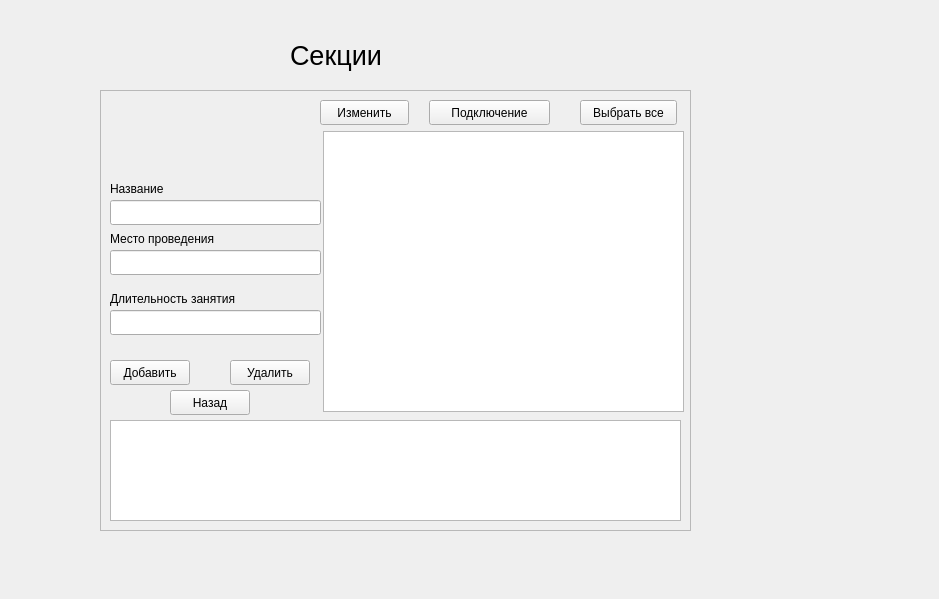
<?xml version="1.0" encoding="UTF-8"?>
<ui version="4.0">
 <class>sectiona</class>
 <widget class="QWidget" name="sectiona">
  <property name="geometry">
   <rect>
    <x>0</x>
    <y>0</y>
    <width>939</width>
    <height>599</height>
   </rect>
  </property>
  <property name="windowTitle">
   <string>Form</string>
  </property>
  <widget class="QFrame" name="frame">
   <property name="geometry">
    <rect>
     <x>100</x>
     <y>90</y>
     <width>591</width>
     <height>441</height>
    </rect>
   </property>
   <property name="frameShape">
    <enum>QFrame::StyledPanel</enum>
   </property>
   <property name="frameShadow">
    <enum>QFrame::Raised</enum>
   </property>
   <widget class="QTableWidget" name="twSectionA">
    <property name="geometry">
     <rect>
      <x>223</x>
      <y>41</y>
      <width>361</width>
      <height>281</height>
     </rect>
    </property>
   </widget>
   <widget class="QLabel" name="lbLenTrainingA">
    <property name="geometry">
     <rect>
      <x>10</x>
      <y>200</y>
      <width>161</width>
      <height>17</height>
     </rect>
    </property>
    <property name="text">
     <string>Длительность занятия</string>
    </property>
   </widget>
   <widget class="QLabel" name="lbSectionName">
    <property name="geometry">
     <rect>
      <x>10</x>
      <y>90</y>
      <width>68</width>
      <height>17</height>
     </rect>
    </property>
    <property name="text">
     <string>Название</string>
    </property>
   </widget>
   <widget class="QLineEdit" name="leLen">
    <property name="geometry">
     <rect>
      <x>10</x>
      <y>220</y>
      <width>211</width>
      <height>25</height>
     </rect>
    </property>
   </widget>
   <widget class="QPushButton" name="btnDelA">
    <property name="geometry">
     <rect>
      <x>130</x>
      <y>270</y>
      <width>80</width>
      <height>25</height>
     </rect>
    </property>
    <property name="text">
     <string>Удалить</string>
    </property>
   </widget>
   <widget class="QTextEdit" name="teSectionA">
    <property name="geometry">
     <rect>
      <x>10</x>
      <y>330</y>
      <width>571</width>
      <height>101</height>
     </rect>
    </property>
   </widget>
   <widget class="QPushButton" name="btnBackA">
    <property name="geometry">
     <rect>
      <x>70</x>
      <y>300</y>
      <width>80</width>
      <height>25</height>
     </rect>
    </property>
    <property name="text">
     <string>Назад</string>
    </property>
   </widget>
   <widget class="QPushButton" name="btnAddA">
    <property name="geometry">
     <rect>
      <x>10</x>
      <y>270</y>
      <width>80</width>
      <height>25</height>
     </rect>
    </property>
    <property name="text">
     <string>Добавить</string>
    </property>
   </widget>
   <widget class="QLineEdit" name="leName">
    <property name="geometry">
     <rect>
      <x>10</x>
      <y>110</y>
      <width>211</width>
      <height>25</height>
     </rect>
    </property>
   </widget>
   <widget class="QPushButton" name="btnSelectAllA">
    <property name="geometry">
     <rect>
      <x>480</x>
      <y>10</y>
      <width>97</width>
      <height>25</height>
     </rect>
    </property>
    <property name="text">
     <string>Выбрать все</string>
    </property>
   </widget>
   <widget class="QPushButton" name="bntConnect">
    <property name="geometry">
     <rect>
      <x>329</x>
      <y>10</y>
      <width>121</width>
      <height>25</height>
     </rect>
    </property>
    <property name="text">
     <string>Подключение</string>
    </property>
   </widget>
   <widget class="QLineEdit" name="lePlace">
    <property name="geometry">
     <rect>
      <x>10</x>
      <y>160</y>
      <width>211</width>
      <height>25</height>
     </rect>
    </property>
   </widget>
   <widget class="QLabel" name="lbPlace">
    <property name="geometry">
     <rect>
      <x>10</x>
      <y>140</y>
      <width>171</width>
      <height>17</height>
     </rect>
    </property>
    <property name="text">
     <string>Место проведения</string>
    </property>
   </widget>
   <widget class="QPushButton" name="bntEdit">
    <property name="geometry">
     <rect>
      <x>220</x>
      <y>10</y>
      <width>89</width>
      <height>25</height>
     </rect>
    </property>
    <property name="text">
     <string>Изменить</string>
    </property>
   </widget>
  </widget>
  <widget class="QLabel" name="label_3">
   <property name="geometry">
    <rect>
     <x>290</x>
     <y>30</y>
     <width>121</width>
     <height>51</height>
    </rect>
   </property>
   <property name="font">
    <font>
     <pointsize>20</pointsize>
    </font>
   </property>
   <property name="text">
    <string>Секции</string>
   </property>
  </widget>
 </widget>
 <resources/>
 <connections/>
</ui>
